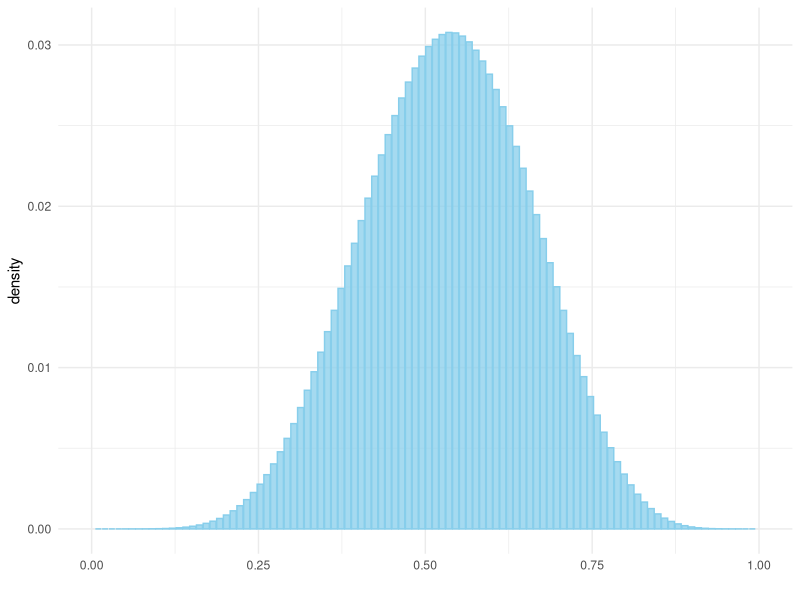

Recreate this plot in R.
# libraries --------------------------------------------------------------------
library(ggplot2)

# grid based Bayesian inference ------------------------------------------------
# set grid resolution
resolution <- 100

# create the grid
grid <- seq(from = 0, to = 1, length.out = resolution)

# prior
prior <- rep(1, resolution)

# data
n <- 13
z <- 7

# likelihood
likelihood <- dbinom(z, n, prob = grid)

# posterior
posterior <- likelihood * prior

# normalize the posterior so it sums to 1
posterior <- posterior / sum(posterior)

# fairness calculation ---------------------------------------------------------
bottom_cut <- 0.3 * resolution
top_cut <- 0.7 * resolution
fairness <- sum(posterior[bottom_cut:top_cut])
cat(paste0("Fairness of the coin is: ", format(fairness, digits = 3), "."))

# fairness visualization -------------------------------------------------------
df <- data.frame(x = grid, y = posterior)
ggplot(data = df, aes(x = x, y = y)) +
  geom_bar(stat = "identity", color = "skyblue",
           fill = "skyblue", alpha = 0.75) +
  xlim(0, 1) +
  xlab("") +
  ylab("density") +
  theme_minimal()
